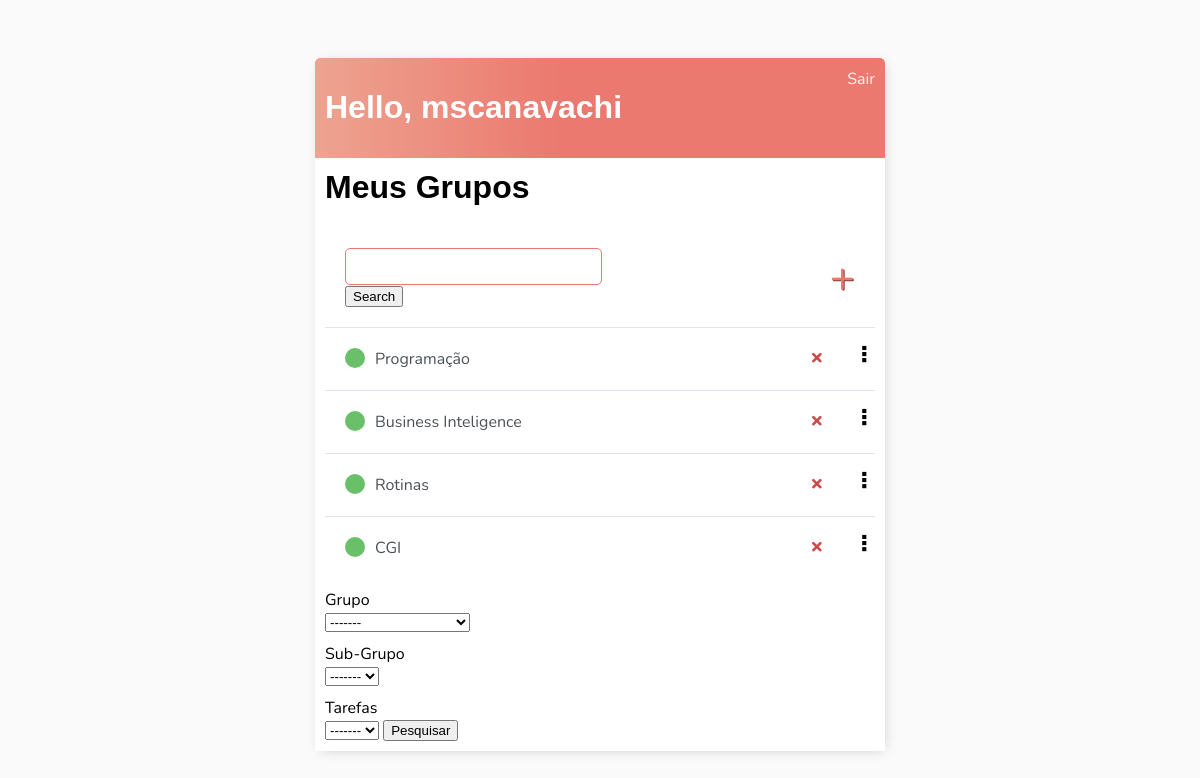
The app's page / (signed in) with its own data.
### grupo/models.py (models this page shows, shortened)
class Grupo(Model):
    nome = CharField(max_length=100, unique=True)
    user = ForeignKey(User, on_delete=CASCADE)
    slug = SlugField(null=True, blank=True)
    def __str__(self):
        return self.nome

### home/views.py (the view)
# urls.py: path('', Index.as_view(), name='index'),
class Index(LoginRequiredMixin, View):
    def get(self, request):
        grupos = Grupo.objects.all()
        return render(request, "home/index.html", {'grupos': grupos})

### templates/home/index.html (shortened to what this page needs)
{% extends 'base.html' %}
{% load static %}
{% block content %}
<div class='header-bar'>
    <div>
        <h1>Hello, {{ user }}</h1>
    </div>
    {% if request.user.is_authenticated %}
       <a href="{% url 'logout' %}">Sair</a>
    {% else %}
        <a href="{% url 'login' %}">Entrar</a>
    {% endif %}
</div>
<h1>Meus Grupos</h1>
<div id="search-add-wrapper">
<form method="GET">
    <input type="text" name="busca" value="{{ busca }}">
    <input type="submit" value="Search">
</form>
    <a id="add-link" href="{% url 'grupo:criar' %}">&#x2b;</a>
</div>
<div id="tasklist" class="task-items-wrapper">
    {% for grupo in grupos %}
        <div class="task-wrapper" data-position="{{ grupo.pk }}">
            <div class="task-title">
                <div class="task-complete-icon"></div>
                <a href="{% url 'grupo:grupo' grupo.slug %}">{{ grupo }}</a>
            </div>
            <div class="task-controls">
                <a class="delete-link" href="{% url 'grupo:apagar' grupo.id %}">&#215;</a>
                <a class="update-link" href="{% url 'grupo:atualizar' grupo.id %}">&nbsp;&#10247;</a>
            </div>
        </div>
    {% empty %}
        <h3>No items in list</h3>
    {% endfor %}
    <div class="col-sm-4">
        <form action='/' method="GET">
            <label id="texto" for="tipo_consulta">Grupo</label>
            <select class="select-css" id="id_grupo" name="grupo">
                <option >-------</option>
            </select>
            <label id="texto" for="id_subgrupo">Sub-Grupo</label>
            <select class="select-css" id="id_subgrupo" name="subgrupo">
                <option >-------</option>
            </select>
            <label id="texto" for="id_subgrupo">Tarefas</label>
            <select class="select-css" id="id_tarefa" name="consulta">
                <option >-------</option>
            </select>
            <button id="pesquisar">Pesquisar</button>
        </form>
    </div>
</div>
{% endblock content %}

### static/base/css/estilos.css (style rules this page uses)
body { background-color: #FAFAFA; font-family: 'Nunito', sans-serif; padding-top: 50px; }
h1, h2, h3, h4, h5, h6 { font-family: 'Raleway', sans-serif; }
a, p { color: #4b5156 }
.header-bar { display: flex; justify-content: space-between; color: #fff; margin: -10px; padding: 10px; border-radius: 5px 5px 0 0; background: linear-gradient(90deg, #EEA390 0%, #EB796F 43%, #EB796F 100%); }
.header-bar a { color: rgb(247, 247, 247); text-decoration: none; }
.task-wrapper { display: flex; align-items: center; justify-content: space-between; background-color: #fff; border-top: 1px solid #dfe4ea; overflow: hidden; }
.task-title { display: flex; padding: 20px; }
.task-title a { text-decoration: none; color: #4b5156; margin-left: 10px; }
.task-complete-icon { height: 20px; width: 20px; background-color: rgb(105, 192, 105); border-radius: 50%; }
.delete-link { text-decoration: none; font-weight: 900; color: #cf4949; font-size: 22px; line-height: 0; padding: 20px 0px; margin-right: 25px; }
.update-link { text-decoration: none; font-weight: 900; color: #000000; font-size: 22px; line-height: 0; padding: 20px 0px; }
#add-link { color: #EB796F; text-decoration: none; font-size: 42px; text-shadow: 1px 1px #81413b; }
#search-add-wrapper { display: flex; justify-content: space-between; align-items: center; padding: 20px; }
input[type=text], input[type=password], textarea { border: 1px solid #EB796F; border-radius: 5px; padding: 10px; width: 90%; }
label { padding-top: 10px !important; display: block; }

### records on screen
Grupo: nome "Programação"
Grupo: nome "Business Inteligence"
Grupo: nome "Rotinas"
Grupo: nome "CGI"

### other values on screen
{{ user }} "mscanavachi"
